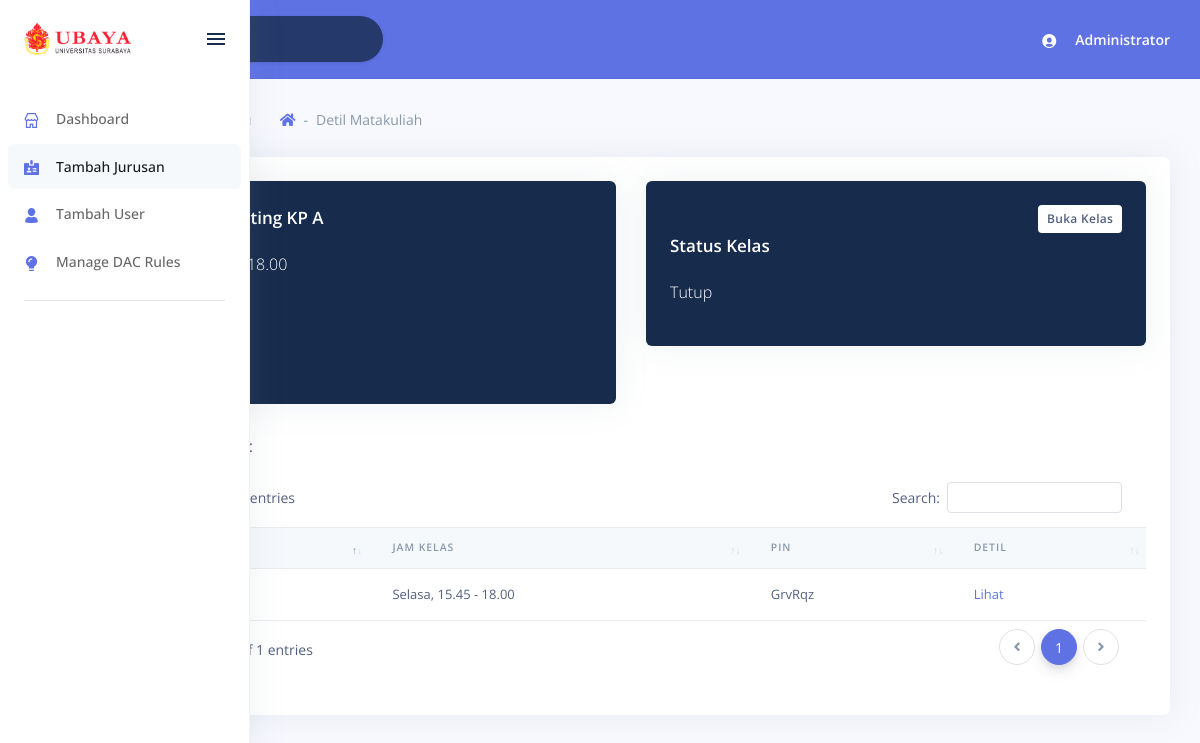
The page /detil_matkul.php?mkid=3 (signed in) on the database its author committed.
### tables this page shows
CREATE TABLE IF NOT EXISTS `matakuliahs` (
  `id` INT(11) NOT NULL AUTO_INCREMENT,
  `nama` VARCHAR(45) NOT NULL,
  PRIMARY KEY (`id`));

CREATE TABLE IF NOT EXISTS `matakuliahs_buka` (
  `id` INT(11) NOT NULL AUTO_INCREMENT,
  `kp` VARCHAR(45) NOT NULL,
  PRIMARY KEY (`id`));

CREATE TABLE IF NOT EXISTS `jadwals` (
  `id` INT(11) NOT NULL AUTO_INCREMENT,
  `hari` VARCHAR(45) NOT NULL,
  `jam_mulai` VARCHAR(45) NOT NULL,
  `jam_selesai` VARCHAR(45) NOT NULL,
  PRIMARY KEY (`id`));

CREATE TABLE IF NOT EXISTS `matakuliahs_kp` (
  `matakuliahs_id` INT(11) NOT NULL,
  `matakuliahs_buka_id` INT(11) NOT NULL,
  `kapasitas` VARCHAR(45) NOT NULL,
  `dosen_id` INT NOT NULL,
  `status` TINYINT NULL DEFAULT 0,
  `e_code` VARCHAR(45) NULL,
  PRIMARY KEY (`matakuliahs_id`, `matakuliahs_buka_id`),
  INDEX `fk_matakuliahs_has_matakuliahs_buka_matakuliahs_buka1_idx` (`matakuliahs_buka_id` ASC),
  INDEX `fk_matakuliahs_has_matakuliahs_buka_matakuliahs1_idx` (`matakuliahs_id` ASC),
  CONSTRAINT `fk_matakuliahs_has_matakuliahs_buka_matakuliahs1`
    FOREIGN KEY (`matakuliahs_id`)
    REFERENCES `matakuliahs` (`id`)
    ON DELETE NO ACTION
    ON UPDATE NO ACTION,
  CONSTRAINT `fk_matakuliahs_has_matakuliahs_buka_matakuliahs_buka1`
    FOREIGN KEY (`matakuliahs_buka_id`)
    REFERENCES `matakuliahs_buka` (`id`)
    ON DELETE NO ACTION
    ON UPDATE NO ACTION);

CREATE TABLE IF NOT EXISTS `kehadirans` (
  `id` INT NOT NULL AUTO_INCREMENT,
  `mahasiswas_id` INT(11) NOT NULL,
  `matakuliahs_id` INT(11) NOT NULL,
  `matakuliahs_buka_id` INT(11) NOT NULL,
  `jadwals_id` INT(11) NOT NULL,
  `tanggal` DATETIME NULL DEFAULT NULL,
  `status` ENUM('HADIR', 'TIDAK HADIR', 'IZIN') NULL DEFAULT 'HADIR',
  `e_code` VARCHAR(45) NULL DEFAULT NULL,
  PRIMARY KEY (`id`),
  INDEX `fk_mahasiswas_has_matakuliahs_has_matakuliahs_buka_has_jadw_idx` (`matakuliahs_id` ASC, `matakuliahs_buka_id` ASC, `jadwals_id` ASC),
  INDEX `fk_mahasiswas_has_matakuliahs_has_matakuliahs_buka_has_jadw_idx1` (`mahasiswas_id` ASC),
  CONSTRAINT `fk_mahasiswas_has_matakuliahs_has_matakuliahs_buka_has_jadwal1`
    FOREIGN KEY (`mahasiswas_id`)
    REFERENCES `mahasiswas` (`id`)
    ON DELETE NO ACTION
    ON UPDATE NO ACTION,
  CONSTRAINT `fk_mahasiswas_has_matakuliahs_has_matakuliahs_buka_has_jadwal2`
    FOREIGN KEY (`matakuliahs_id` , `matakuliahs_buka_id` , `jadwals_id`)
    REFERENCES `jadwal_matakuliahs` (`matakuliahs_id` , `matakuliahs_buka_id` , `jadwals_id`)
    ON DELETE NO ACTION
    ON UPDATE NO ACTION);

### detil_matkul.php (the view, shortened to what the rows shown need)
<!DOCTYPE html>
<html>
<head>
    <link rel="stylesheet" href="./assets/vendor/nucleo/css/nucleo.css" type="text/css">
    <link rel="stylesheet" href="./assets/vendor/@fortawesome/fontawesome-free/css/all.min.css" type="text/css">
    <link rel="stylesheet" href="./assets/css/argon.css?v=1.1.0" type="text/css">
    <link href="https://cdnjs.cloudflare.com/ajax/libs/limonte-sweetalert2/7.33.1/sweetalert2.min.css" rel="stylesheet">
    <link rel="stylesheet" href="./assets/vendor/datatables.net-bs4/css/dataTables.bootstrap4.min.css">
    <link rel="stylesheet" href="./assets/vendor/datatables.net-buttons-bs4/css/buttons.bootstrap4.min.css">
    <link rel="stylesheet" href="./assets/vendor/datatables.net-select-bs4/css/select.bootstrap4.min.css">
</head>
<?php
$idmatakuliah = $_GET['mkid'];
$mysqli = konek('localhost', 'root', '', 'presensi_cloud');
?>
<body>
    <div class="main-content" id="panel">
        <div class="container-fluid mt--6">
            <div class="row">
                <div class="col-12">
                    <div class="card bg-bg-white border-0">
                        <div class="card-body">
                            <div class="row">
                                <div class="col-12">
                                    <div class="row">
                                        <div class="col-6">
                                            <div class="card bg-default">
                                                <div class="card-body">
                                                    <?php
                                                    $mysqli->select_db('presensi_cloud_' . $_SESSION['jid']);
                                                    $sql = "SELECT *, a.id as id_mk,c.id as id_kp, f.id as id_hari FROM matakuliahs a INNER JOIN matakuliahs_kp b ON
          a.id=b.matakuliahs_id INNER JOIN matakuliahs_buka c ON b.matakuliahs_buka_id=c.id INNER JOIN jadwal_matakuliahs e
          ON a.id=e.matakuliahs_id INNER JOIN jadwals f ON e.jadwals_id=f.id WHERE a.id=" . $idmatakuliah;
                                                    $stmt = $mysqli->prepare($sql);
                                                    $stmt->execute();
                                                    $res = $stmt->get_result();
                                                    while ($row = $res->fetch_assoc()) {
                                                        $nama = $row['nama'];
                                                        $hari = $row['hari'];
                                                        $jamm = $row['jam_mulai'];
                                                        $jams = $row['jam_selesai'];
                                                        $kp = $row['kp'];
                                                        $kpid = $row['id_kp'];
                                                        $kodeun = $row['e_code'];
                                                        if ($kodeun == '') {
                                                            $kodeun = '-';
                                                        }
                                                    }
                                                    echo "<h3 class='card-title text-white'>" . $nama . ' KP ' . $kp . '</h3>';
                                                    echo "<p class='text-white'>" . $hari . ", " . $jamm . " - " . $jams . '</p>';
                                                    echo "<p class='font-weight-bold text-white'> Kode Unik : <p class='text-white' id='kunik'>" . $kodeun . "</p></p>";
                                                    ?>
                                                </div>
                                            </div>
                                        </div>
                                        <div class="col-6">
                                            <div class="card bg-default">
                                                <div class="card-body">
                                                    <div class="d-flex justify-content-between">
                                                        <a href="#" class="mr-4">&nbsp</a>
                                                        <button type="button" id="btntogglekelas" class="btn btn-sm bg-white float-right">
                                                            <?php
                                                            $mysqli->select_db('presensi_cloud_' . $_SESSION['jid']);
                                                            $sql = "SELECT * from matakuliahs_kp WHERE matakuliahs_id=" . $idmatakuliah . " AND matakuliahs_buka_id=" . $kpid;
                                                            $stmt = $mysqli->prepare($sql);
                                                            $stmt->execute();
                                                            $res = $stmt->get_result();
                                                            $row = $res->fetch_assoc();
                                                            if ($row['status'] == 0) {
                                                                $statusKelasss = 'Buka Kelas';
                                                                echo $statusKelasss;
                                                            } else {
                                                                $statusKelasss = 'Tutup Kelas';
                                                                echo $statusKelasss;
                                                            }
                                                            ?>
                                                        </button>
                                                    </div>
                                                    <blockquote class="blockquote text-white mb-0">
                                                        <p id='statusKelass'>
                                                            <?php
                                                            $mysqli->select_db('presensi_cloud_' . $_SESSION['jid']);
                                                            $sql = "SELECT * from matakuliahs_kp WHERE matakuliahs_id=" . $idmatakuliah . " AND matakuliahs_buka_id=" . $kpid;
                                                            $stmt = $mysqli->prepare($sql);
                                                            $stmt->execute();
                                                            $res = $stmt->get_result();
                                                            $row = $res->fetch_assoc();
                                                            if ($row['status'] == 0) {
                                                                $statusKelass = 'Tutup';
                                                                echo $statusKelass;
                                                            } else {
                                                                $statusKelass = 'Buka';
                                                                echo $statusKelass;
                                                            }
                                                            ?>
                                                        </p>
                                                    </blockquote>
                                                </div>
                                            </div>
                                        </div>
                                    </div>
                                    <div class="table-responsive py-4">
                                        <table class="table table-flush" id="datatable-basic">
                                            <thead class="thead-light">
                                                <tr>
                                                    <th>Tanggal</th>
                                                    <th>Jam Kelas</th>
                                                    <th>Pin</th>
                                                    <th>Detil</th>
                                                </tr>
                                            </thead>
                                            <tbody>
                                                <?php
                                                $sql = "SELECT *, a.id as id_mk, b.status as status_matkul, c.id as id_kp, f.id as id_hari, k.e_code as code FROM kehadirans k INNER JOIN matakuliahs a ON k.matakuliahs_id=a.id INNER JOIN matakuliahs_kp b ON
          a.id=b.matakuliahs_id INNER JOIN matakuliahs_buka c ON b.matakuliahs_buka_id=c.id INNER JOIN jadwal_matakuliahs e
          ON a.id=e.matakuliahs_id INNER JOIN jadwals f ON e.jadwals_id=f.id WHERE k.matakuliahs_id=" . $idmatakuliah . " AND k.matakuliahs_buka_id=" . $kpid . " GROUP BY code ORDER BY k.tanggal ASC";
                                                $stmt = $mysqli->prepare($sql);
                                                $stmt->execute();
                                                $res = $stmt->get_result();
                                                while ($row = $res->fetch_assoc()) {
                                                    $tanggal = date_format(date_create($row['tanggal']), "d-m-Y");
                                                    $hari = $row['hari'];
                                                    $jamm = $row['jam_mulai'];
                                                    $jams = $row['jam_selesai'];
                                                    $kode = $row['code'];
                                                    echo "
                                                <tr>
                                                <td>$tanggal</td>
                                                <td>$hari, $jamm - $jams</td>
                                                <td>$kode</td>
                                                <td><a href='detil_absensi.php?ekode=$kode&mkid=$idmatakuliah&kpid=$kpid&tgl=$tanggal'>Lihat</a></td>
                                                </tr>
                                                ";
                                                }
                                                ?>
                                            </tbody>
                                        </table>
                                    </div>
                                </div>
                            </div>
                        </div>
                    </div>
                </div>
            </div>
</body>
</html>

### rows shown on the page
matakuliahs: matakuliahs_buka.kp "A", jadwals.jam_selesai "18.00"
matakuliahs_kp: status "Buka Kelas", status "Tutup"
kehadirans: jadwals.hari "Selasa", jadwals.jam_mulai "15.45", jadwals.jam_selesai "18.00", e_code "GrvRqz"

### other values the page prints
$_SESSION['nama'] "Administrator"
